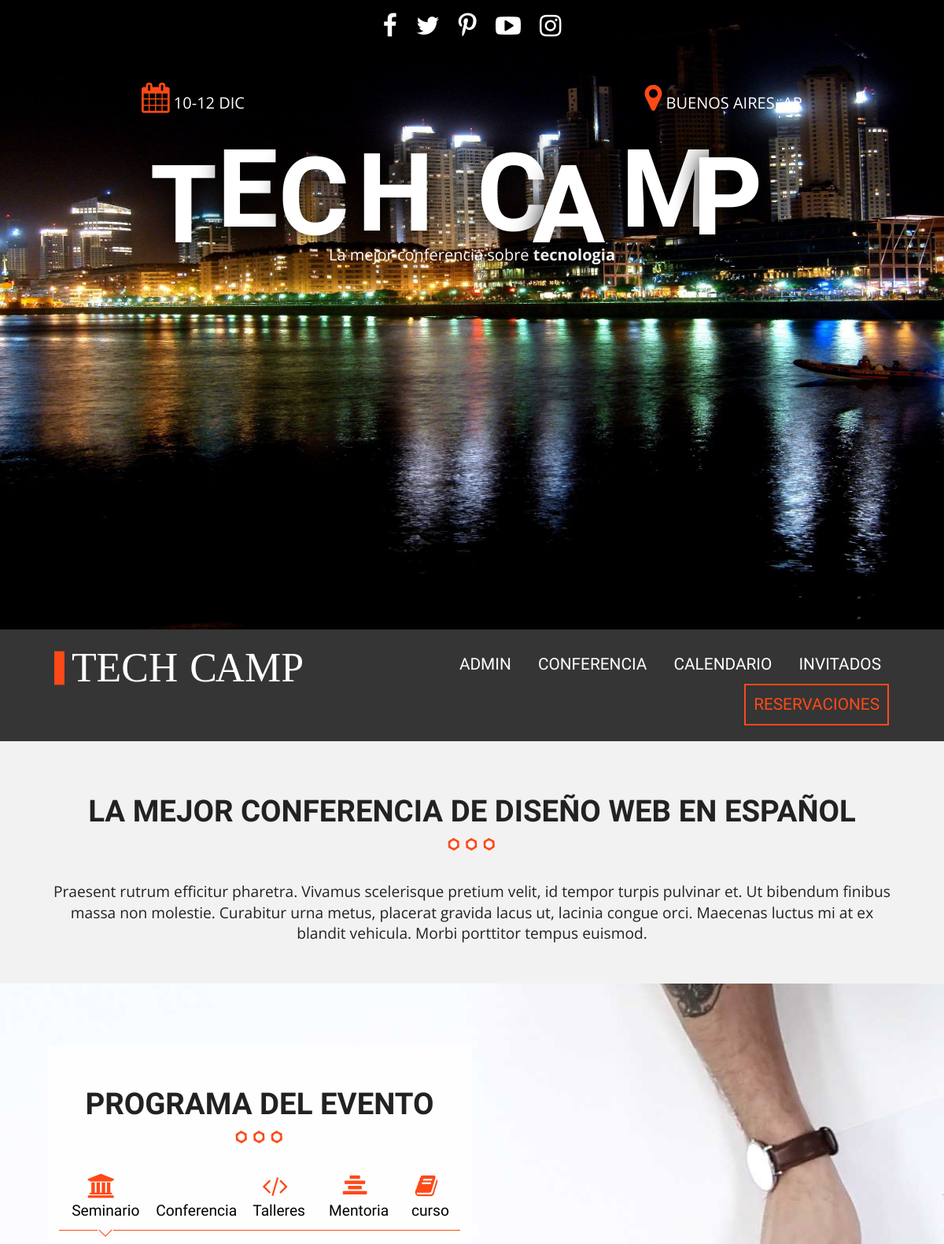
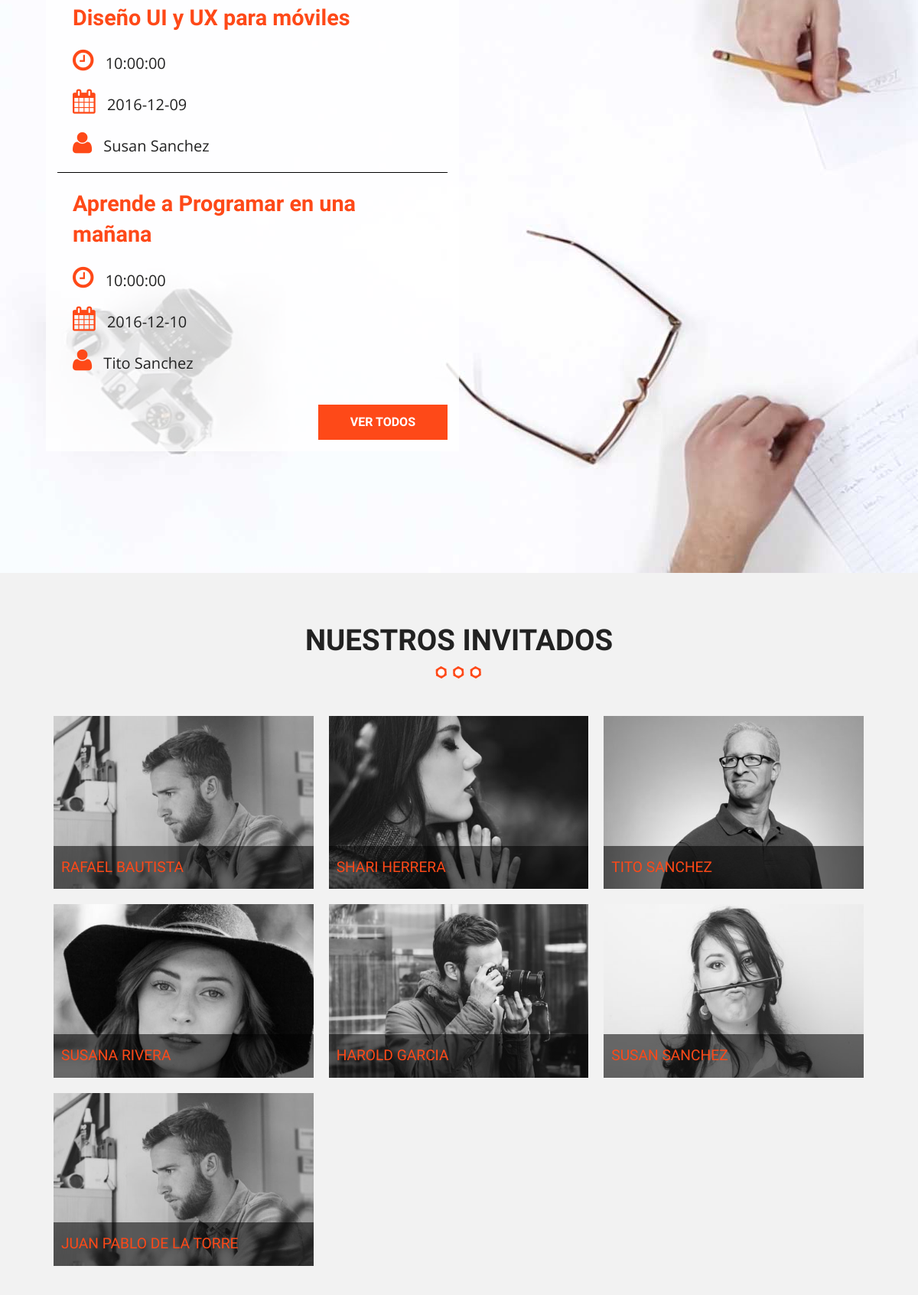
The page / (upper part) on the database its author committed (2 pictures, top to bottom).
### tables this page shows
CREATE TABLE `categoria_evento` (
  `id_categoria` tinyint(10) NOT NULL AUTO_INCREMENT,
  `cat_evento` varchar(50) NOT NULL,
  `icono` varchar(15) NOT NULL,
  `actualizado` datetime NOT NULL,
  PRIMARY KEY (`id_categoria`)
);

CREATE TABLE `eventos` (
  `evento_id` tinyint(10) NOT NULL AUTO_INCREMENT,
  `nombre_evento` varchar(60) NOT NULL,
  `fecha_evento` date NOT NULL,
  `hora_evento` varchar(10) NOT NULL,
  `id_cat_evento` tinyint(10) NOT NULL,
  `id_inv` tinyint(4) NOT NULL,
  `clave` varchar(10) NOT NULL,
  PRIMARY KEY (`evento_id`),
  KEY `id_cat_evento` (`id_cat_evento`),
  KEY `id_inv` (`id_inv`),
  CONSTRAINT `eventos_ibfk_1` FOREIGN KEY (`id_cat_evento`) REFERENCES `categoria_evento` (`id_categoria`),
  CONSTRAINT `eventos_ibfk_2` FOREIGN KEY (`id_inv`) REFERENCES `invitados` (`invitado_id`)
);

CREATE TABLE `invitados` (
  `invitado_id` tinyint(4) NOT NULL AUTO_INCREMENT,
  `nombre_invitado` varchar(30) NOT NULL,
  `apellido_invitado` varchar(30) NOT NULL,
  `descripcion` text NOT NULL,
  `url_imagen` varchar(50) NOT NULL,
  `editado` datetime NOT NULL,
  PRIMARY KEY (`invitado_id`)
);

### index.php (the view, shortened to what this page needs)
<?php include_once 'includes/templates/header.php'; ?>
        <section class="seccion contenedor">
            <h2>La mejor conferencia  de diseño web en español</h2>
            <p>
              Praesent rutrum efficitur pharetra. Vivamus scelerisque pretium velit, id tempor turpis pulvinar et. Ut bibendum finibus massa non molestie. Curabitur urna metus, placerat gravida lacus ut, lacinia congue orci. Maecenas luctus mi at ex blandit vehicula. Morbi porttitor tempus euismod.
            </p>
        </section>
        <section class="programa">
            <div class="contenedor-video">
                <video autoplay loop poster="bg-talleres.jpg">
                    <source src="video/video.mp4" type="video/mp4">
                    <source src="video/video.webm" type="video/webm">
                    <source src="video/video.ogv" type="video/ogg">
                </video>
            </div>
            <div class="contenido-programa">
                <div class="contenedor">
                    <div class="programa-evento">
                        <h2>Programa del Evento</h2>
                        <?php
                            try {
                              require_once('includes/funciones/bd_conexion.php');
                              $sql = "SELECT * FROM `categoria_evento` ";
                              $resultado = $conn->query($sql);
                            } catch (Exception $e) {
                              $error = $e->getMessage();
                            }
                         ?>
                        <nav class="menu-programa">
                          <?php while($cat = $resultado->fetch_array(MYSQLI_ASSOC)) { ?>
                            <?php $categoria = $cat['cat_evento']; ?>
                                <a href="#<?php echo strtolower($categoria) ?>">
                                      <i class="fa <?php echo $cat['icono'] ?>" aria-hidden="true"></i> <?php echo $categoria ?>
                                </a>
                          <?php } ?>
                        </nav>
                        <?php
                            try {
                              $sql = "SELECT `evento_id`, `nombre_evento`, `fecha_evento`, `hora_evento`, `cat_evento`, `nombre_invitado`, `apellido_invitado` ";
                              $sql .= "FROM `eventos` ";
                              $sql .= "INNER JOIN `categoria_evento` ";
                              $sql .= "ON eventos.id_cat_evento=categoria_evento.id_categoria ";
                              $sql .= "INNER JOIN `invitados` ";
                              $sql .= "ON eventos.id_inv=invitados.invitado_id ";
                              $sql .= "AND eventos.id_cat_evento = 1 ";
                              $sql .= "ORDER BY `evento_id` LIMIT 2;";
                              $sql .= "SELECT `evento_id`, `nombre_evento`, `fecha_evento`, `hora_evento`, `cat_evento`, `nombre_invitado`, `apellido_invitado` ";
                              $sql .= "FROM `eventos` ";
                              $sql .= "INNER JOIN `categoria_evento` ";
                              $sql .= "ON eventos.id_cat_evento=categoria_evento.id_categoria ";
                              $sql .= "INNER JOIN `invitados` ";
                              $sql .= "ON eventos.id_inv=invitados.invitado_id ";
                              $sql .= "AND eventos.id_cat_evento = 2 ";
                              $sql .= "ORDER BY `evento_id` LIMIT 2;";
                              $sql .= "SELECT `evento_id`, `nombre_evento`, `fecha_evento`, `hora_evento`, `cat_evento`, `nombre_invitado`, `apellido_invitado` ";
                              $sql .= "FROM `eventos` ";
                              $sql .= "INNER JOIN `categoria_evento` ";
                              $sql .= "ON eventos.id_cat_evento=categoria_evento.id_categoria ";
                              $sql .= "INNER JOIN `invitados` ";
                              $sql .= "ON eventos.id_inv=invitados.invitado_id ";
                              $sql .= "AND eventos.id_cat_evento = 3 ";
                              $sql .= "ORDER BY `evento_id` LIMIT 2;";
                            } catch (Exception $e) {
                              $error = $e->getMessage();
                            }
                         ?>
                        <?php $conn->multi_query($sql); ?>
                        <?php
                            do {
                                $resultado = $conn->store_result();
                                $row = $resultado->fetch_all(MYSQLI_ASSOC);    ?>
                                <?php $i = 0; ?>
                                <?php foreach($row as $evento): ?>
                                  <?php if($i % 2 == 0) { ?>
                                    <div id="<?php echo strtolower($evento['cat_evento']) ?>" class="info-curso ocultar clearfix">
                                  <?php } ?>
                                          <div class="detalle-evento">
                                              <h3><?php echo html_entity_decode($evento['nombre_evento']) ?></h3>
                                              <p><i class="fa fa-clock-o" aria-hidden="true"></i> <?php echo $evento['hora_evento']; ?></p>
                                              <p><i class="fa fa-calendar" aria-hidden="true"></i> <?php echo $evento['fecha_evento']; ?></p>
                                              <p><i class="fa fa-user" aria-hidden="true"></i> <?php echo $evento['nombre_invitado'] . " " .  $evento['apellido_invitado']; ?></p>
                                          </div>
                                  <?php if($i % 2 == 1): ?>
                                        <a href="calendario.php" class="button float-right">Ver todos</a>
                                    </div>
                                  <?php endif; ?>
                                <?php $i++; ?>
                                <?php endforeach; ?>
                          <?php  } while ($conn->more_results() && $conn->next_result());?>
                    </div>
                </div>
            </div>
        </section>
          <?php include_once 'includes/templates/invitados.php'; ?>
  <?php include_once 'includes/templates/footer.php'; ?>

### includes/templates/invitados.php (shortened to what this page needs)
<?php
    try {
      require_once('includes/funciones/bd_conexion.php');
      $sql = "SELECT * FROM `invitados` ";
      $resultado = $conn->query($sql);
    } catch (Exception $e) {
      $error = $e->getMessage();
    }
 ?>
 <section class="invitados contenedor seccion">
                     <h2>Nuestros Invitados</h2>
                     <ul class="lista-invitados clearfix">
                         <?php while($invitados = $resultado->fetch_assoc() ){ ?>
                             <li>
                                 <div class="invitado">
                                     <a class="invitado-info" href="#invitado<?php echo $invitados['invitado_id']; ?>">
                                         <img src="img/invitados/<?php echo $invitados['url_imagen'] ?>" alt="Imagen invitado">
                                         <p><?php echo $invitados['nombre_invitado'] . " " . $invitados['apellido_invitado'] ?></p>
                                     </a>
                                 </div>
                             </li>
             <?php } ?>
                     </ul>
                 </section>

### css/main.css (style rules this page uses)
html { color: #222; font-size: 1em; line-height: 1.4; }
audio, canvas, iframe, img, svg, video { vertical-align: middle; }
html { box-sizing: border-box; }
*,*:before,*:after { box-sizing: inherit; }
body { background-color: #f2f2f2; font-family: 'Open Sans', sans-serif; }
.contenedor { width: 98%; margin:0 auto; }
@media only screen and (min-width:480px) { .contenedor { width: 95%; } }
@media only screen and (min-width:768px) { .contenedor { width: 90%; } }
@media only screen and (min-width:992px) { .contenedor { width: 90%; max-width: 1100px; } }
.seccion { padding: 30px 0; }
.seccion p { font-size: 1.2em; text-align: center; }
h2 { font-family: 'Oswald', sans-serif; font-size: 2.4em; text-transform: uppercase; text-align: center; }
h2::after { content: ''; margin: 0 auto; background-image: url(../img/separador.png); height: 30px; width: 100px; display: block; }
h3 { font-size: 1.8em; color: #fe4918; font-family: 'PT Sans', sans-serif; margin: 0; }
.button { background-color: #fe4918; padding: 10px 40px; color: #ffffff; text-transform: uppercase; font-weight: bold; font-family: 'Oswald', sans-serif; text-decoration: none; font-size: 1em; margin-top: 20px; display: inline-block; transition: all .3s ease; border: 2px solid #fe4918; }
ul { list-style: none; margin:0; padding: 0; }
.float-right { float: right; }
section.programa { position: relative; }
div.contenedor-video { max-width: 100%; overflow-x: hidden; }
div.contenido-programa { position: absolute; top: 0; left: 0; height: 100%; width: 100%; }
div.programa-evento { background-color: rgba(255, 255, 255, .8); padding: 15px; margin-top: 80px; }
@media only screen and (min-width:768px) { div.programa-evento { width: 70%; } }
@media only screen and (min-width:992px) { div.programa-evento { width: 50%; } }
nav.menu-programa { width: 100%; }
@media only screen and (min-width:768px) { nav.menu-programa { display: table; } }
nav.menu-programa a { display: block; text-align: center; color: #000000; text-decoration: none; font-family: 'Oswald', sans-serif; margin-bottom: 10px; font-size: 1.2em; position: relative; padding-bottom: 10px; border-bottom: 1px solid #fe4918; }
nav.menu-programa a.activo::after { position: absolute; content: ''; left:0; right:0; margin-left: auto; margin-right: auto; height: 20px; width: 30px; background-image: url('../img/talleres-flecha.jpg'); background-position: top center; background-repeat: no-repeat; bottom: -20px; }
@media only screen and (min-width:768px) { nav.menu-programa a { display: table-cell; } }
nav.menu-programa a i, div.detalle-evento p i { color: #fe4918; font-size: 1.6em; margin-right: 10px; }
div.ocultar { display: none; }
div.detalle-evento { margin-top: 20px; border-bottom: 1px solid black; padding: 0 20px; }
div.detalle-evento:nth-child(2) { border:none; }
div.detalle-evento p { margin-bottom: 20px; font-size: 20px; }
ul.lista-invitados li { padding: 10px; float: left; }
@media only screen and (min-width:480px) { ul.lista-invitados li { width: 50%; } }
@media only screen and (min-width:768px) { ul.lista-invitados li { width: 33.3%; } }
div.invitado { position: relative; overflow: hidden; }
div.invitado img { max-width: 100%; filter:gray; -webkit-filter: grayscale(1); -webkit-transition: all .5s ease-in-out; }
div.invitado p { position: absolute; bottom: 0; left: 0; padding: 15px 10px; margin: 0; background-color: rgba(0, 0, 0, 0.55); width: 100%; text-align: left; font-family: 'Oswald', sans-serif; color: #fe4918; text-transform: uppercase; -webkit-transition: all .5s ease-in-out; }
.clearfix:before, .clearfix:after { content: " "; display: table; }
.clearfix:after { clear: both; }

### rows shown on the page
categoria_evento: cat_evento "Seminario"
categoria_evento: cat_evento "Conferencia"
categoria_evento: cat_evento "Talleres"
categoria_evento: cat_evento "Mentoria"
categoria_evento: cat_evento "curso"
eventos: nombre_evento "Diseño UI y UX para móviles", hora_evento "10:00:00", fecha_evento "2016-12-09", id_inv.nombre_invitado "Susan", id_inv.apellido_invitado "Sanchez"
eventos: nombre_evento "Aprende a Programar en una mañana", hora_evento "10:00:00", fecha_evento "2016-12-10", id_inv.nombre_invitado "Tito", id_inv.apellido_invitado "Sanchez", shows "VER TODOS"
invitados: url_imagen (picture), nombre_invitado "RAFAEL", apellido_invitado "BAUTISTA"
invitados: url_imagen (picture), nombre_invitado "SHARI", apellido_invitado "HERRERA"
invitados: url_imagen (picture), nombre_invitado "TITO", apellido_invitado "SANCHEZ"
invitados: url_imagen (picture), nombre_invitado "SUSANA", apellido_invitado "RIVERA"
invitados: url_imagen (picture), nombre_invitado "HAROLD", apellido_invitado "GARCIA"
invitados: url_imagen (picture), nombre_invitado "SUSAN", apellido_invitado "SANCHEZ"
invitados: url_imagen (picture), nombre_invitado "JUAN PABLO", apellido_invitado "DE LA TORRE"
